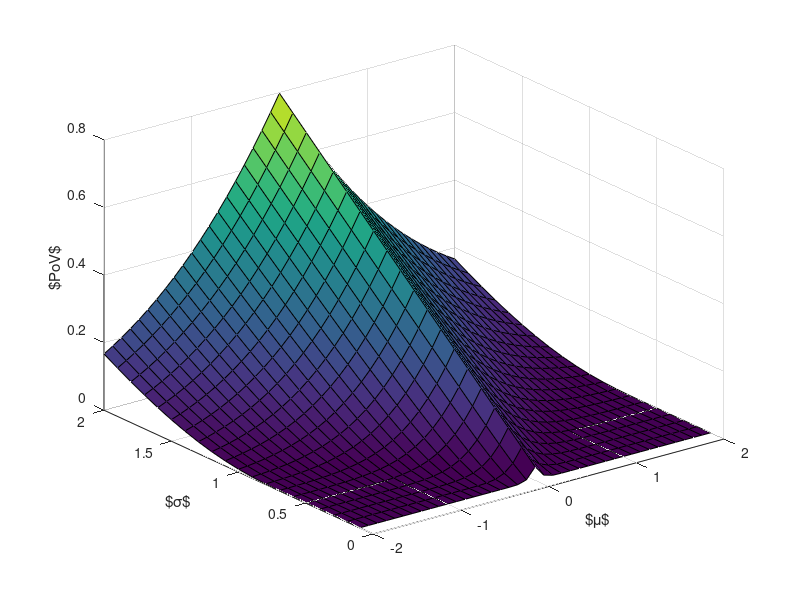

The MATLAB source for this figure: (Note: this script raises an error after producing the figure.)
PoV = @(mu,sigma) mu .* normcdf(mu./sigma) + sigma .* normpdf(mu./sigma);

% i) Range of mu
mu_plt = -2:0.1:2;
% ii) Range of sigma
sigma_plt = 0.1:0.1:2;
[MU_plt,SIGMA_plt] = meshgrid(mu_plt, sigma_plt);
[r,c] = size(SIGMA_plt);
PoV_plt = zeros(r,c);
for i=1:1:r
for j=1:1:c
PoV_plt(i,j) = PoV(MU_plt(i,j),SIGMA_plt(i,j))-max(0,MU_plt(i,j));
end
end

figure(1)
surf(MU_plt,SIGMA_plt,PoV_plt)
grid('on')
xlabel('$\mu$ ')
ylabel('$\sigma$ ')
zlabel('$PoV$')
myeplot
%%
sigma_plt2 = [0.1,1,2];
mu_plt2 = -2:0.01:2;
figure
subplot(1,2,1)
hold on
for j = 1:length(sigma_plt2)
plot(mu_plt2,PoV(mu_plt2,sigma_plt2(j))-max(0,mu_plt2),'color',[0 0 0]+(j-1)*0.3,'DisplayName',strcat('$\sigma=',num2str(sigma_plt2(j)),'$'));
legend('interpreter','latex')
xlabel('$\mu$')
ylabel('VoI')
end
myeplot
%
subplot(1,2,2)
hold on
sigma_plt3 = 0.01:0.01:2;
mu_plt3 = [-1,0,2];
hold on
for j = 1:length(mu_plt3)
plot(sigma_plt3,PoV(mu_plt3(j),sigma_plt3)-max(0,mu_plt3(j)),'color',[0 0 0]+(j-1)*0.3,'DisplayName',strcat('$\mu=',num2str(mu_plt3(j)),'$'));
legend('interpreter','latex')
xlabel('$\sigma$')
ylabel('VoI')
end
myeplot